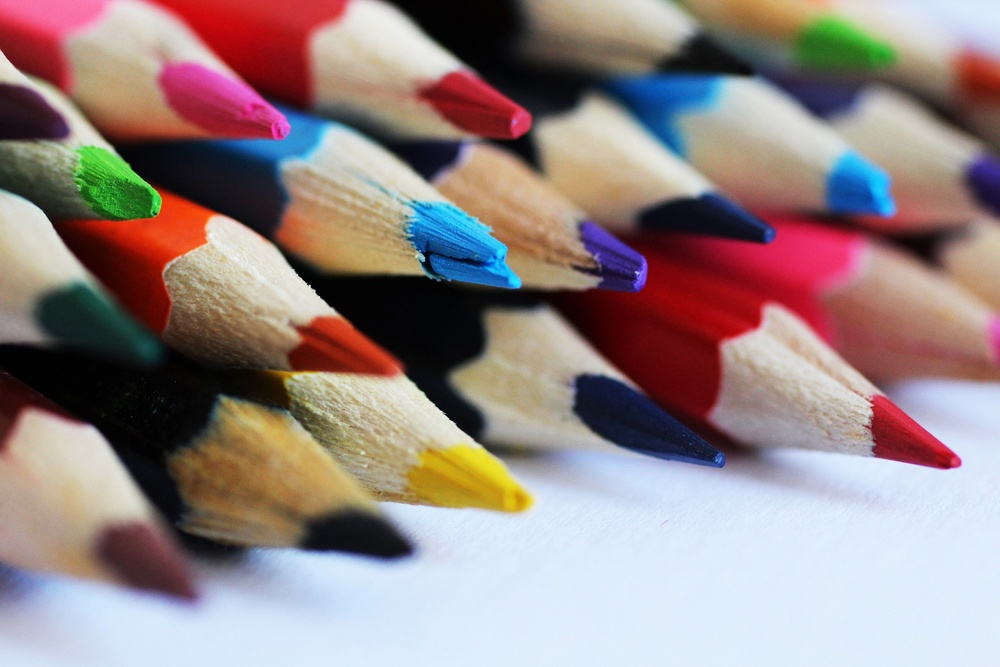
#> input picture example.jpg, 1000 x 667 px, shrunk from 1920 x 1280 before the run, found by its file name
$ python 118.py
#> lines starting #> are read from the running program, lines starting #| are printed output that depends on the picture
#> further down, image is the input picture: shape (667, 1000, 3); mean B, G, R 132, 133, 149.9
import cv2
import numpy as np
import colorama
def apply_color_r_g_b_filter(image ,filter_choice):
#> called with filter_choice = 'red'
    filtered_image = image.copy()
    if filter_choice == 'red' or filter_choice == 'r' or filter_choice == 'R' or filter_choice == 'Red':
        filtered_image[:, :, 1] = 0
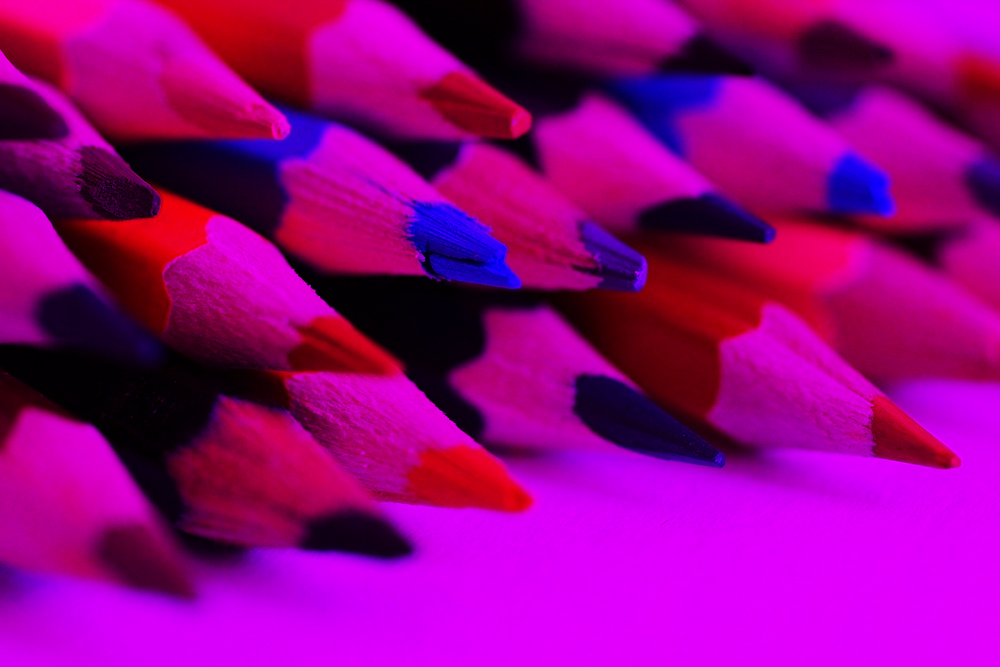
#> filtered_image: shape (667, 1000, 3); mean B, G, R 132, 0, 149.9
        filtered_image[:, :, 0] = 0
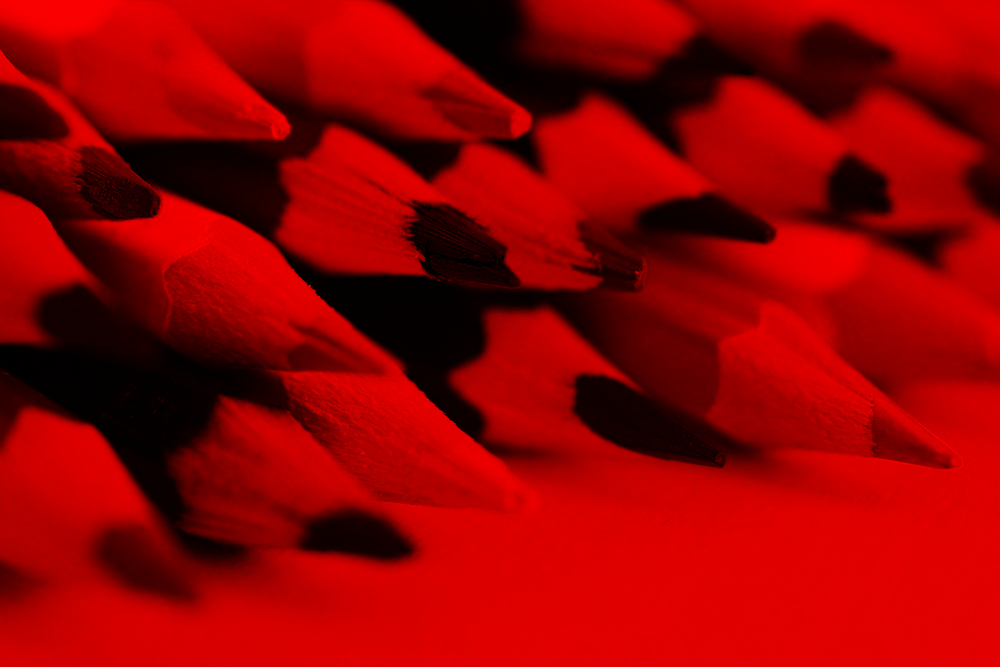
#> filtered_image: shape (667, 1000, 3); mean B, G, R 0, 0, 149.9
    elif filter_choice == 'green' or filter_choice == 'g' or filter_choice == 'G' or filter_choice == 'Green':
        filtered_image[:, :, 2] = 0
        filtered_image[:, :, 0] = 0
    elif filter_choice == 'blue' or filter_choice == 'b' or filter_choice == 'B' or filter_choice == 'Blue':
        filtered_image[:, :, 2] = 0
        filtered_image[:, :, 1] = 0
    elif filter_choice == 'Intense Red' or filter_choice == 'Intense red' or filter_choice == 'intense red' or filter_choice == 'Intense Red' or filter_choice == 'IR' or filter_choice == 'ir' or filter_choice == 'Ir':
        filtered_image[:, :, 1] = 0
        filtered_image[:, :, 0] = 0
        filtered_image[:, :, 2] = cv2.add(filtered_image[:, :, 2], 100)
    elif filter_choice == 'Intense Green' or filter_choice == 'Intense green' or filter_choice == 'intense green' or filter_choice == 'Intense Green' or filter_choice == 'IG' or filter_choice == 'ig' or filter_choice == 'Ig':
        filtered_image[:, :, 2] = 0
        filtered_image[:, :, 0] = 0
        filtered_image[:, :, 1] = cv2.add(filtered_image[:, :, 1], 100)
    elif filter_choice == 'Intense Blue' or filter_choice == 'Intense blue' or filter_choice == 'intense blue' or filter_choice == 'Intense Blue' or filter_choice == 'IB' or filter_choice == 'ib' or filter_choice == 'Ib':
        filtered_image[:, :, 2] = 0
        filtered_image[:, :, 1] = 0
        filtered_image[:, :, 0] = cv2.add(filtered_image[:, :, 0], 100)
    elif filter_choice == 'Yellow' or filter_choice == 'yellow' or filter_choice == 'YELLOW' or filter_choice == 'Y' or filter_choice == 'y':
        filtered_image[:, :, 2] = 0
        filtered_image[:, :, 1] = cv2.add(filtered_image[:, :, 1], 100)
        filtered_image[:, :, 0] = cv2.add(filtered_image[:, :, 0], 100)
    else:
        raise ValueError("Invalid filter choice. Please choose 'red', 'green', or 'blue'.")
image = "C:\\Users\\Aditya\\Desktop\\HTML designs\\Python_ig\\example.jpg"
image = cv2.imread(image)
if image is None:
    print("Please enter an actual image path.")
else:
    print("IMFOUND:1108")
    print("Welcome to the Color R-G-B Filter protochoice")
    print("Select fromt he folowing options:")
    print(colorama.Fore.RED + "1. Red")
    print(colorama.Fore.GREEN + "2. Green")
    print(colorama.Fore.BLUE + "3. Blue")
    print(colorama.Fore.LIGHTRED_EX + "4. Intense Red")
    print(colorama.Fore.LIGHTGREEN_EX + "5. Intense Green")
    print(colorama.Fore.LIGHTBLUE_EX + "6. Intense Blue")
    print(colorama.Fore.YELLOW + "7. Yellow")
    while True:
        filtered_image = apply_color_r_g_b_filter(image, 'red')

        key = cv2.waitKey(1) & 0xFF
#> (key Esc is pressed here)

#> (the run stopped early here; a loop or call above may not have finished)

$ run again, with 117.jpg copied over example.jpg
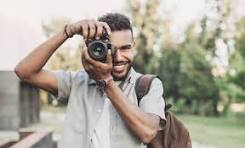
#> input picture 117.jpg, 245 x 148 px, found by its file name
#> image is the input picture: shape (148, 245, 3); mean B, G, R 153.1, 165.9, 171.9
#> in apply_color_r_g_b_filter, `filtered_image[:, :, 1] = 0`:
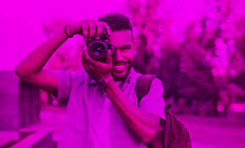
#> filtered_image: shape (148, 245, 3); mean B, G, R 153.1, 0, 171.9
#> in apply_color_r_g_b_filter, `filtered_image[:, :, 0] = 0`:
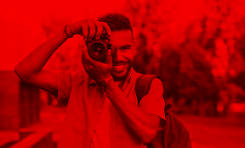
#> filtered_image: shape (148, 245, 3); mean B, G, R 0, 0, 171.9

$ run again, with ATOMIS1.jpg copied over example.jpg
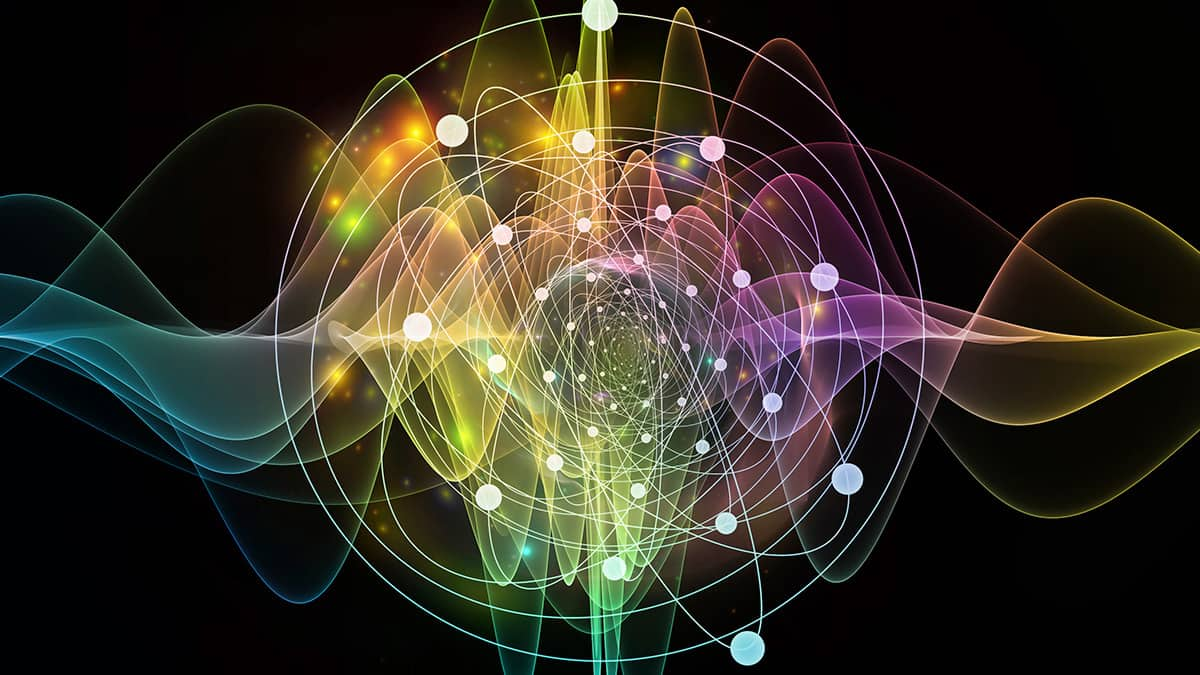
#> input picture ATOMIS1.jpg, 1200 x 675 px, found by its file name
#> image is the input picture: shape (675, 1200, 3); mean B, G, R 35.4, 46.5, 50.8
#> in apply_color_r_g_b_filter, `filtered_image[:, :, 1] = 0`:
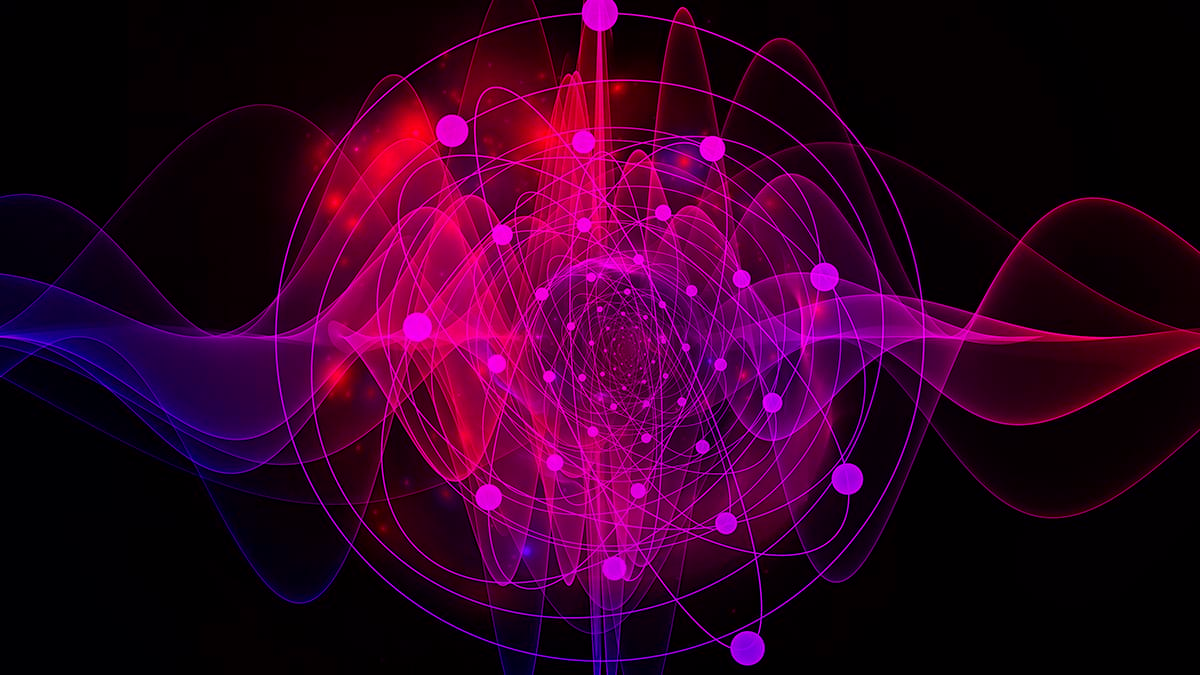
#> filtered_image: shape (675, 1200, 3); mean B, G, R 35.4, 0, 50.8
#> in apply_color_r_g_b_filter, `filtered_image[:, :, 0] = 0`:
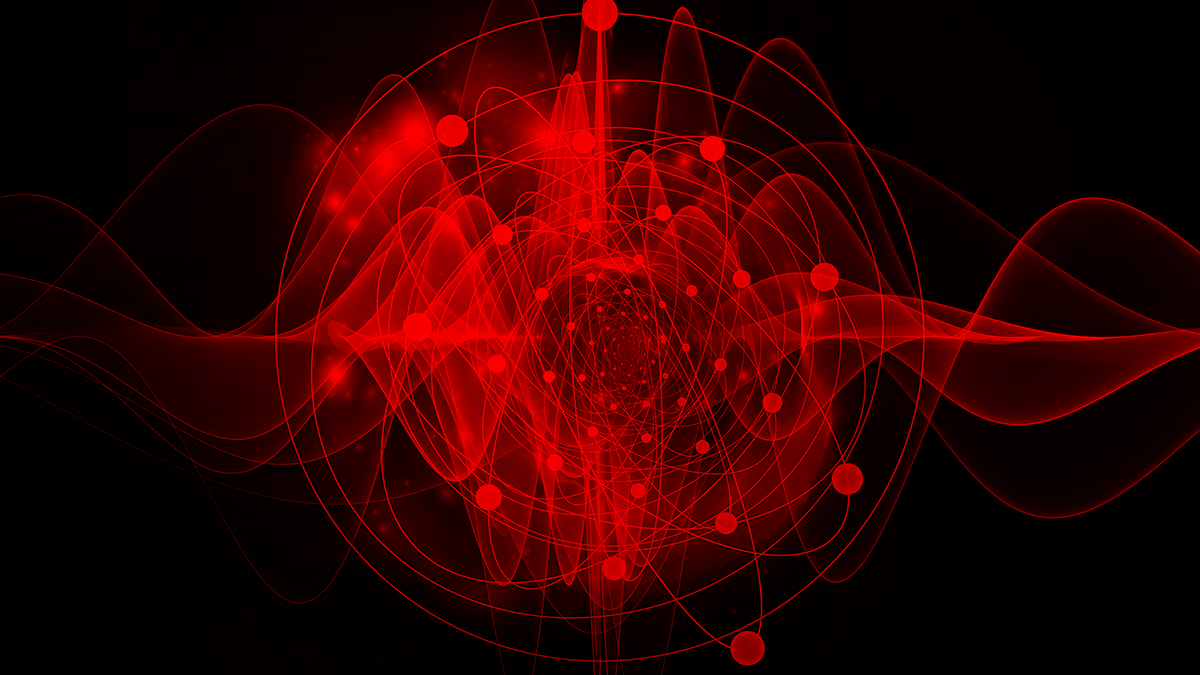
#> filtered_image: shape (675, 1200, 3); mean B, G, R 0, 0, 50.8
